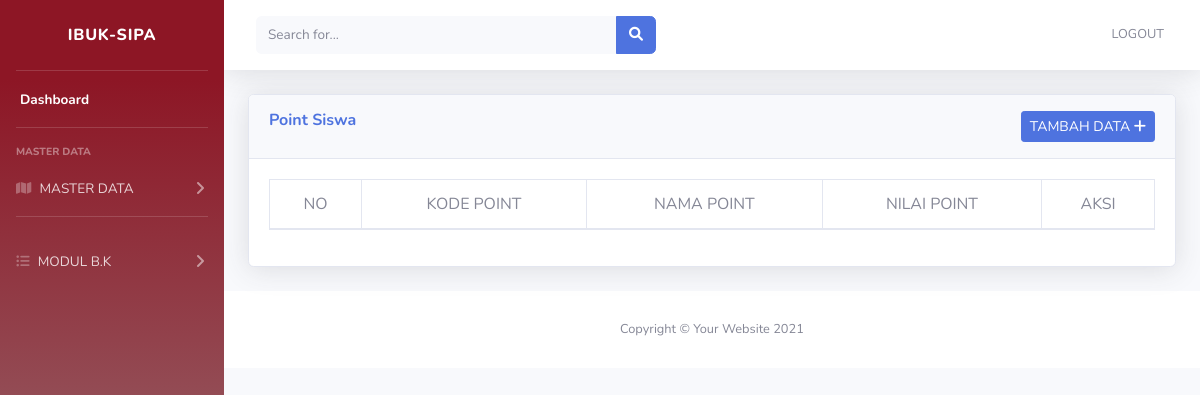
The page /index.php/point on the database as committed earlier.
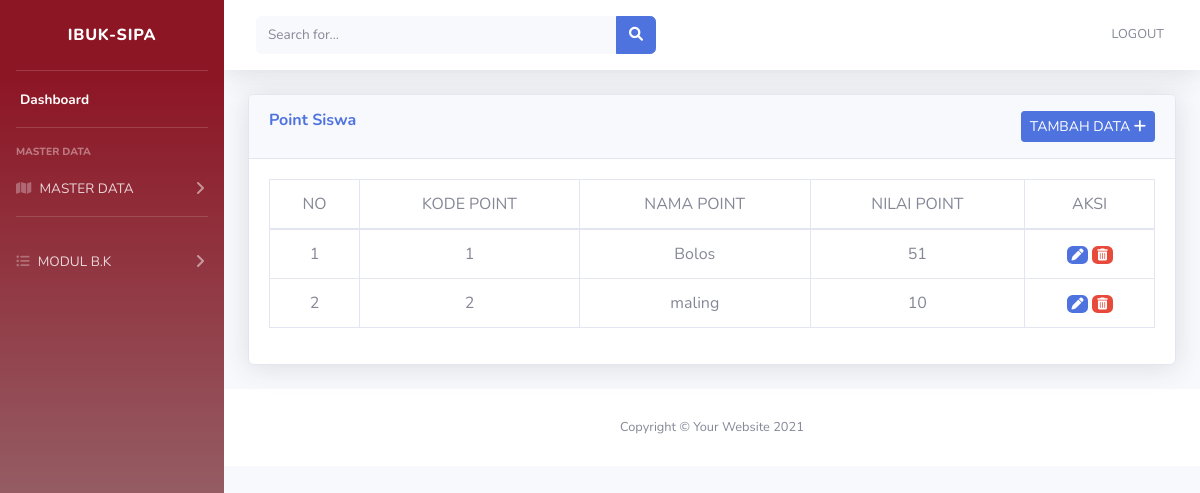
The same page on the database as committed later.
### tables this page shows
CREATE TABLE IF NOT EXISTS `tbl_point` (
  `id` int(11) NOT NULL AUTO_INCREMENT,
  `kd_point` int(10) NOT NULL,
  `nm_point` varchar(50) NOT NULL,
  `nilai_point` int(10) NOT NULL,
  PRIMARY KEY (`id`),
  KEY `kd_point` (`kd_point`)
);

### application/controllers/point.php (called while the page is built, shortened)
<?php
class Point extends CI_Controller {
  public function index()
  {
    $data['tbl_point'] = $this->modelpoint->SemuaData();
    $this->load->view('tamplate/header');
    $this->load->view('tamplate/sidebar');
    $this->load->view('tamplate/topbar');
    $this->load->view('point', $data);
    $this->load->view('tamplate/footer');
  }
}
?>

### index.php (called while the page is built, shortened)
<?php
require_once BASEPATH.'core/CodeIgniter.php';

### application/models/Modelpoint.php (called while the page is built, shortened)
<?php
class modelpoint extends CI_Model
{
	public function SemuaData()
	{
		return $this->db->get('tbl_point')->result_array();
	}
}

### application/views/point.php (the view)
                <div class="container-fluid">
                    <div class="card shadow mb-4">
                        <div class="card-header py-3">
                            <h6 class="m-0 font-weight-bold text-primary">Point Siswa
                            <a href="<?php echo base_url('point/tambah_data'); ?>"
                            class="btn btn-primary btn-sm float-right">TAMBAH DATA <i class="fa fa-plus"></i></a>
                        </div>
                        <div class="card-body">
                        <div class="table-responsive">
                        <table class="table table-bordered text-center" id="dataTable" width="100%" cellspacing="0">
    <thead>
      <tr>
      <td>NO</td>
      <td>KODE POINT</td>
      <td>NAMA POINT</td>
      <td>NILAI POINT</td>
      <td>AKSI</td>
      </tr>
      </thead>
  <tbody>
    <?php
    $no=1;
    foreach ($tbl_point as $point) : ?>
    <tr>
      <td><?php echo $no++; ?></td>
      <td><?php echo $point['kd_point']; ?></td>
      <td><?php echo $point['nm_point']; ?></td>
      <td><?php echo $point['nilai_point']; ?></td>
    <td>
      <a href="<?php echo base_url() ?>point/edit_data/<?php echo $point['id']; ?>" class="badge badge-primary"><i class="fa-solid fa-pen"></i></a>
      <a href="<?php echo base_url() ?>point/hapus_data/<?php echo $point['id']; ?>" class="badge badge-danger"><i class="fa-solid fa-trash-can"></i></a></td>
    </tr>
    <?php endforeach ?>
</tbody>
</table>
</div>
</div>
</div>
</div>

Rows that differ between the two databases and show on the page:
added tbl_point: kd_point "1", nm_point "Bolos", nilai_point "51"
added tbl_point: kd_point "2", nm_point "maling", nilai_point "10"
